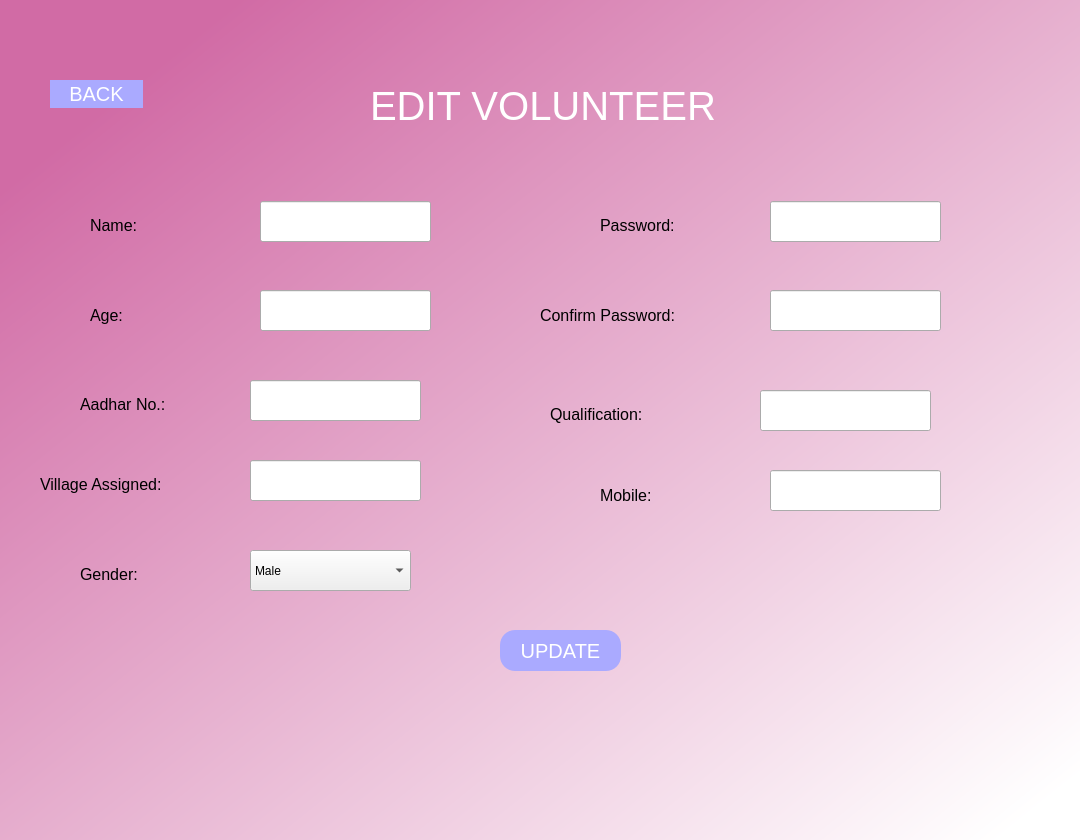
<?xml version="1.0" encoding="UTF-8"?>
<ui version="4.0">
 <class>Dialog</class>
 <widget class="QDialog" name="Dialog">
  <property name="geometry">
   <rect>
    <x>0</x>
    <y>0</y>
    <width>1080</width>
    <height>840</height>
   </rect>
  </property>
  <property name="windowTitle">
   <string>Dialog</string>
  </property>
  <property name="styleSheet">
   <string notr="true">QDialog#Dialog{
background-color: qlineargradient(spread:pad, x1:0.110526, y1:0.114, x2:0.973684, y2:0.949, stop:0 rgba(209, 107, 165, 255), stop:1 rgba(255, 255, 255, 255));
}</string>
  </property>
  <widget class="QLabel" name="label_5">
   <property name="geometry">
    <rect>
     <x>90</x>
     <y>210</y>
     <width>91</width>
     <height>31</height>
    </rect>
   </property>
   <property name="styleSheet">
    <string notr="true">
font-size:16px;</string>
   </property>
   <property name="text">
    <string>Name:</string>
   </property>
  </widget>
  <widget class="QLineEdit" name="aadhar">
   <property name="geometry">
    <rect>
     <x>250</x>
     <y>380</y>
     <width>171</width>
     <height>41</height>
    </rect>
   </property>
   <property name="styleSheet">
    <string notr="true">font-size:16px;
</string>
   </property>
   <property name="text">
    <string/>
   </property>
  </widget>
  <widget class="QLabel" name="label_7">
   <property name="geometry">
    <rect>
     <x>40</x>
     <y>469</y>
     <width>131</width>
     <height>31</height>
    </rect>
   </property>
   <property name="styleSheet">
    <string notr="true">
font-size:16px;</string>
   </property>
   <property name="text">
    <string>Village Assigned:</string>
   </property>
  </widget>
  <widget class="QLabel" name="label_11">
   <property name="geometry">
    <rect>
     <x>80</x>
     <y>389</y>
     <width>91</width>
     <height>31</height>
    </rect>
   </property>
   <property name="styleSheet">
    <string notr="true">
font-size:16px;</string>
   </property>
   <property name="text">
    <string>Aadhar No.:</string>
   </property>
  </widget>
  <widget class="QLabel" name="label_2">
   <property name="geometry">
    <rect>
     <x>370</x>
     <y>70</y>
     <width>381</width>
     <height>71</height>
    </rect>
   </property>
   <property name="styleSheet">
    <string notr="true">color: rgb(255, 255, 255);
font-size:40px;
border-radius:15px;</string>
   </property>
   <property name="text">
    <string>EDIT VOLUNTEER</string>
   </property>
  </widget>
  <widget class="QLabel" name="label_6">
   <property name="geometry">
    <rect>
     <x>90</x>
     <y>300</y>
     <width>91</width>
     <height>31</height>
    </rect>
   </property>
   <property name="styleSheet">
    <string notr="true">
font-size:16px;</string>
   </property>
   <property name="text">
    <string>Age:</string>
   </property>
  </widget>
  <widget class="QLineEdit" name="age">
   <property name="geometry">
    <rect>
     <x>260</x>
     <y>290</y>
     <width>171</width>
     <height>41</height>
    </rect>
   </property>
   <property name="styleSheet">
    <string notr="true">font-size:16px;
</string>
   </property>
   <property name="text">
    <string/>
   </property>
  </widget>
  <widget class="QLineEdit" name="name">
   <property name="geometry">
    <rect>
     <x>260</x>
     <y>201</y>
     <width>171</width>
     <height>41</height>
    </rect>
   </property>
   <property name="styleSheet">
    <string notr="true">font-size:16px;
</string>
   </property>
   <property name="text">
    <string/>
   </property>
  </widget>
  <widget class="QLineEdit" name="village">
   <property name="geometry">
    <rect>
     <x>250</x>
     <y>460</y>
     <width>171</width>
     <height>41</height>
    </rect>
   </property>
   <property name="styleSheet">
    <string notr="true">font-size:16px;
</string>
   </property>
   <property name="text">
    <string/>
   </property>
  </widget>
  <widget class="QPushButton" name="update">
   <property name="geometry">
    <rect>
     <x>500</x>
     <y>630</y>
     <width>121</width>
     <height>41</height>
    </rect>
   </property>
   <property name="styleSheet">
    <string notr="true">color: rgb(255, 255, 255);
background-color: rgb(170, 170, 255);
border-radius:15px;
font-size:20px</string>
   </property>
   <property name="text">
    <string>UPDATE</string>
   </property>
  </widget>
  <widget class="QLineEdit" name="confirm">
   <property name="geometry">
    <rect>
     <x>770</x>
     <y>290</y>
     <width>171</width>
     <height>41</height>
    </rect>
   </property>
   <property name="styleSheet">
    <string notr="true">font-size:16px;
</string>
   </property>
   <property name="text">
    <string/>
   </property>
  </widget>
  <widget class="QLabel" name="label_10">
   <property name="geometry">
    <rect>
     <x>600</x>
     <y>210</y>
     <width>91</width>
     <height>31</height>
    </rect>
   </property>
   <property name="styleSheet">
    <string notr="true">
font-size:16px;</string>
   </property>
   <property name="text">
    <string>Password:</string>
   </property>
  </widget>
  <widget class="QLabel" name="label_9">
   <property name="geometry">
    <rect>
     <x>540</x>
     <y>300</y>
     <width>151</width>
     <height>31</height>
    </rect>
   </property>
   <property name="styleSheet">
    <string notr="true">
font-size:16px;</string>
   </property>
   <property name="text">
    <string>Confirm Password:</string>
   </property>
  </widget>
  <widget class="QLabel" name="label_8">
   <property name="geometry">
    <rect>
     <x>550</x>
     <y>399</y>
     <width>131</width>
     <height>31</height>
    </rect>
   </property>
   <property name="styleSheet">
    <string notr="true">
font-size:16px;</string>
   </property>
   <property name="text">
    <string>Qualification:</string>
   </property>
  </widget>
  <widget class="QLineEdit" name="password">
   <property name="geometry">
    <rect>
     <x>770</x>
     <y>201</y>
     <width>171</width>
     <height>41</height>
    </rect>
   </property>
   <property name="styleSheet">
    <string notr="true">font-size:16px;
</string>
   </property>
   <property name="text">
    <string/>
   </property>
  </widget>
  <widget class="QLineEdit" name="qualification">
   <property name="geometry">
    <rect>
     <x>760</x>
     <y>390</y>
     <width>171</width>
     <height>41</height>
    </rect>
   </property>
   <property name="styleSheet">
    <string notr="true">font-size:16px;
</string>
   </property>
   <property name="text">
    <string/>
   </property>
  </widget>
  <widget class="QLineEdit" name="mobile">
   <property name="geometry">
    <rect>
     <x>770</x>
     <y>470</y>
     <width>171</width>
     <height>41</height>
    </rect>
   </property>
   <property name="styleSheet">
    <string notr="true">font-size:16px;
</string>
   </property>
   <property name="text">
    <string/>
   </property>
  </widget>
  <widget class="QLabel" name="label_12">
   <property name="geometry">
    <rect>
     <x>600</x>
     <y>480</y>
     <width>91</width>
     <height>31</height>
    </rect>
   </property>
   <property name="styleSheet">
    <string notr="true">
font-size:16px;</string>
   </property>
   <property name="text">
    <string>Mobile:</string>
   </property>
  </widget>
  <widget class="QLabel" name="label_13">
   <property name="geometry">
    <rect>
     <x>80</x>
     <y>559</y>
     <width>91</width>
     <height>31</height>
    </rect>
   </property>
   <property name="styleSheet">
    <string notr="true">
font-size:16px;</string>
   </property>
   <property name="text">
    <string>Gender:</string>
   </property>
  </widget>
  <widget class="QComboBox" name="gender">
   <property name="geometry">
    <rect>
     <x>250</x>
     <y>550</y>
     <width>161</width>
     <height>41</height>
    </rect>
   </property>
   <property name="styleSheet">
    <string notr="true"/>
   </property>
   <item>
    <property name="text">
     <string>Male</string>
    </property>
   </item>
   <item>
    <property name="text">
     <string>Female</string>
    </property>
   </item>
   <item>
    <property name="text">
     <string>Others</string>
    </property>
   </item>
  </widget>
  <widget class="QPushButton" name="back">
   <property name="geometry">
    <rect>
     <x>50</x>
     <y>80</y>
     <width>93</width>
     <height>28</height>
    </rect>
   </property>
   <property name="styleSheet">
    <string notr="true">color: rgb(255, 255, 255);
background-color: rgb(170, 170, 255);
border-radius:20px;
font-size:20px</string>
   </property>
   <property name="text">
    <string>BACK</string>
   </property>
  </widget>
 </widget>
 <resources/>
 <connections/>
</ui>
